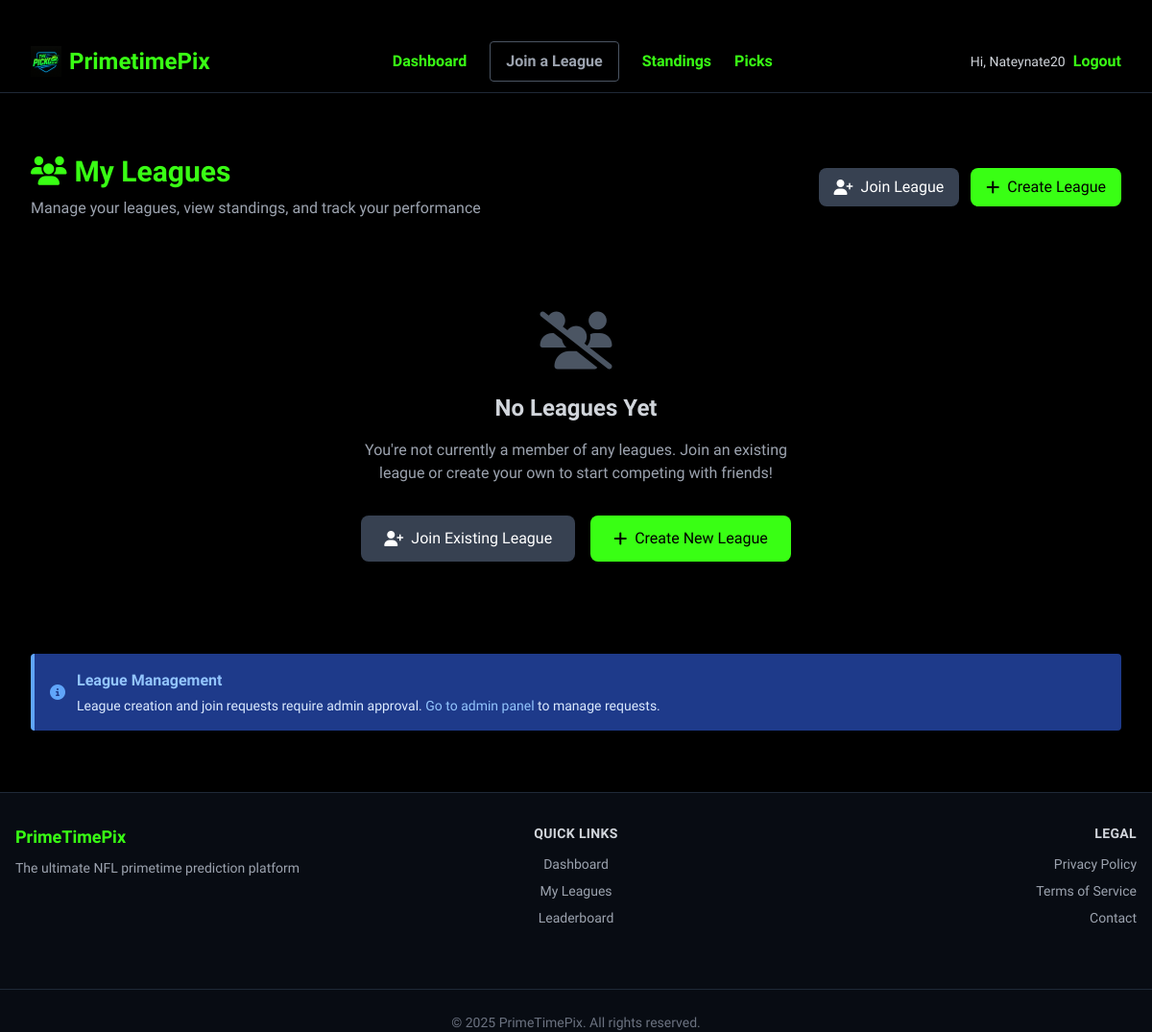
Before: /leagues/league/ (signed in) with the older database file.
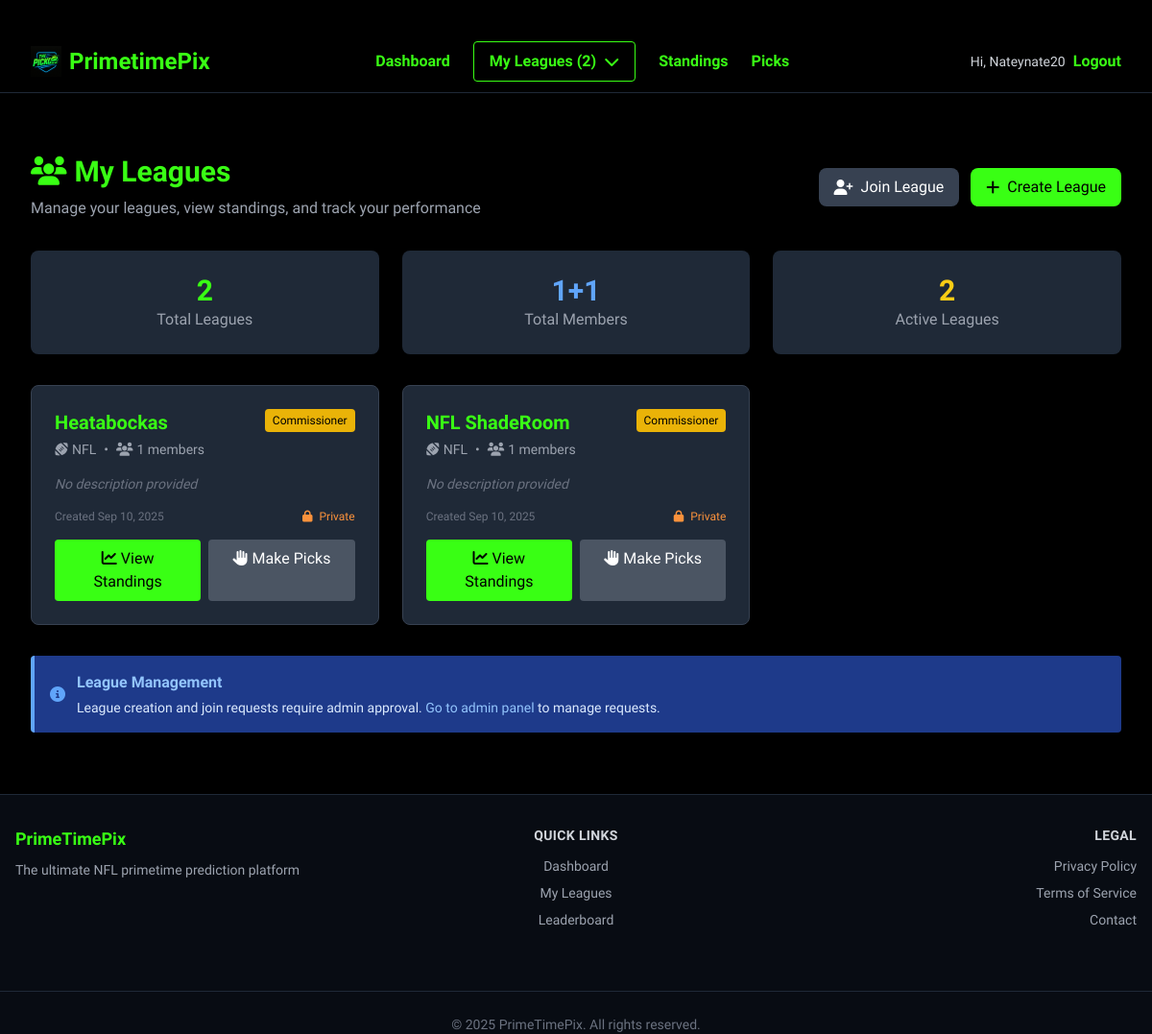
After: the same page with the newer database file.
### apps/leagues/models.py (models this page shows, shortened)
class League(models.Model):
    name = models.CharField(max_length=100)
    commissioner = models.ForeignKey(User, on_delete=models.CASCADE, related_name='leagues_owned')
    sport = models.CharField(max_length=10, choices=[('NFL', 'NFL'), ('NBA', 'NBA')], default='NFL')
    description = models.TextField(blank=True, null=True)
    created_at = models.DateTimeField(auto_now_add=True)
    is_private = models.BooleanField(default=True)
    is_approved = models.BooleanField(default=True)
    members = models.ManyToManyField(
        User,
        through='LeagueMembership',
        related_name='leagues'
    )
    class Meta:
        ordering = ['-created_at']

### apps/leagues/views.py (the view)
# urls.py: path('league/', views.select_league, name='league_detail_no_id'),
@login_required
def select_league(request):
    leagues = League.objects.filter(
        members=request.user
    ).annotate(
        member_count=Count('members')
    ).select_related('commissioner')  # Optional: optimize commissioner queries
    context = {
        'leagues': leagues,
    }
    return render(request, 'select_league.html', context)

### apps/picks/context_processors.py (called while the page is built)
def user_leagues(request):
    if request.user.is_authenticated:
        leagues = League.objects.filter(is_approved=True, members=request.user)
        return {'user_leagues': leagues}
    return {'user_leagues': []}

### apps/leagues/templates/select_league.html (shortened to what this page needs)
{% extends 'nflpix/base.html' %}
{% block content %}
<div class="max-w-7xl mx-auto px-4 py-8">
    <div class="flex justify-between items-center mb-8">
        <div>
            <h1 class="text-3xl font-bold text-neon mb-2">
                <i class="fas fa-users mr-2"></i>My Leagues
            </h1>
            <p class="text-gray-400">Manage your leagues, view standings, and track your performance</p>
        </div>
        <div class="flex gap-3">
            <a href="{% url 'request_join_league' %}" class="bg-gray-700 hover:bg-gray-600 text-white px-4 py-2 rounded-lg font-medium transition-colors flex items-center">
                <i class="fas fa-user-plus mr-2"></i>Join League
            </a>
            <a href="{% url 'league_create_request' %}" class="bg-neon hover:bg-green-400 text-black px-4 py-2 rounded-lg font-medium transition-colors flex items-center">
                <i class="fas fa-plus mr-2"></i>Create League
            </a>
        </div>
    </div>
    {% if leagues %}
        <div class="grid grid-cols-1 md:grid-cols-3 gap-6 mb-8">
            <div class="bg-gray-800 rounded-lg p-6 text-center">
                <div class="text-3xl font-bold text-neon">{{ leagues.count }}</div>
                <div class="text-gray-400">Total Leagues</div>
            </div>
            <div class="bg-gray-800 rounded-lg p-6 text-center">
                <div class="text-3xl font-bold text-blue-400">
                    {% for league in leagues %}{{ league.member_count|add:0 }}{% if not forloop.last %}+{% endif %}{% endfor %}
                </div>
                <div class="text-gray-400">Total Members</div>
            </div>
            <div class="bg-gray-800 rounded-lg p-6 text-center">
                <div class="text-3xl font-bold text-yellow-400">
                    {{ leagues|length }}
                </div>
                <div class="text-gray-400">Active Leagues</div>
            </div>
        </div>
        <div class="grid grid-cols-1 md:grid-cols-2 lg:grid-cols-3 gap-6">
            {% for league in leagues %}
                <div class="bg-gray-800 rounded-lg p-6 hover:bg-gray-750 transition-colors border border-gray-700 hover:border-neon">
                    <div class="flex items-start justify-between mb-4">
                        <div>
                            <h3 class="text-xl font-bold text-neon mb-1">{{ league.name }}</h3>
                            <div class="flex items-center text-sm text-gray-400">
                                <i class="fas fa-football-ball mr-1"></i>
                                <span>{{ league.sport }}</span>
                                <span class="mx-2">•</span>
                                <i class="fas fa-users mr-1"></i>
                                <span>{{ league.member_count }} members</span>
                            </div>
                        </div>
                        {% if league.commissioner == user %}
                            <span class="bg-yellow-500 text-black text-xs px-2 py-1 rounded font-medium">
                                Commissioner
                            </span>
                        {% endif %}
                    </div>
                    {% if league.description %}
                        <p class="text-gray-300 text-sm mb-4 line-clamp-2">{{ league.description }}</p>
                    {% else %}
                        <p class="text-gray-500 text-sm mb-4 italic">No description provided</p>
                    {% endif %}
                    <div class="flex items-center justify-between text-xs text-gray-500 mb-4">
                        <span>Created {{ league.created_at|date:"M j, Y" }}</span>
                        <span class="{% if league.is_private %}text-orange-400{% else %}text-green-400{% endif %}">
                            <i class="fas {% if league.is_private %}fa-lock{% else %}fa-globe{% endif %} mr-1"></i>
                            {% if league.is_private %}Private{% else %}Public{% endif %}
                        </span>
                    </div>
                    <div class="flex gap-2">
                        <a href="{% url 'league_detail' league.id %}"
                           class="flex-1 bg-neon hover:bg-green-400 text-black text-center py-2 px-3 rounded font-medium transition-colors">
                            <i class="fas fa-chart-line mr-1"></i>View Standings
                        </a>
                        <a href="{% url 'schedule' %}?league={{ league.id }}"
                           class="flex-1 bg-gray-600 hover:bg-gray-500 text-white text-center py-2 px-3 rounded font-medium transition-colors">
                            <i class="fas fa-hand-paper mr-1"></i>Make Picks
                        </a>
                    </div>
                </div>
            {% endfor %}
        </div>
    {% else %}
        <div class="text-center py-16">
            <div class="max-w-md mx-auto">
                <div class="mb-6">
                    <i class="fas fa-users-slash text-6xl text-gray-600"></i>
                </div>
                <h3 class="text-2xl font-bold text-gray-300 mb-4">No Leagues Yet</h3>
                <p class="text-gray-400 mb-8">
                    You're not currently a member of any leagues. Join an existing league or create your own to start competing with friends!
                </p>
                <div class="flex flex-col sm:flex-row gap-4 justify-center">
                    <a href="{% url 'request_join_league' %}"
                       class="bg-gray-700 hover:bg-gray-600 text-white px-6 py-3 rounded-lg font-medium transition-colors flex items-center justify-center">
                        <i class="fas fa-user-plus mr-2"></i>Join Existing League
                    </a>
                    <a href="{% url 'league_create_request' %}"
                       class="bg-neon hover:bg-green-400 text-black px-6 py-3 rounded-lg font-medium transition-colors flex items-center justify-center">
                        <i class="fas fa-plus mr-2"></i>Create New League
                    </a>
                </div>
            </div>
        </div>
    {% endif %}
    <div class="mt-8 bg-blue-900 border-l-4 border-blue-400 p-4 rounded">
        <div class="flex items-center">
            <i class="fas fa-info-circle text-blue-400 mr-3"></i>
            <div>
                <h4 class="font-semibold text-blue-300">League Management</h4>
                <p class="text-blue-100 text-sm mt-1">
                    League creation and join requests require admin approval.
                    {% if user.is_staff %}
                        <a href="{% url 'admin:index' %}" class="text-blue-300 hover:underline">Go to admin panel</a> to manage requests.
                    {% else %}
                        You'll be notified when your requests are approved.
                    {% endif %}
                </p>
            </div>
        </div>
    </div>
</div>
{% endblock %}

### primetimepix/templates/nflpix/base.html (shortened to what this page needs)
{% load static %}
<!DOCTYPE html>
<html lang="en" class="h-full">
<head>
  <link rel="stylesheet" href="https://cdnjs.cloudflare.com/ajax/libs/font-awesome/6.4.0/css/all.min.css"
>
  <link rel="stylesheet" href="{% static 'css/style.css' %}">
</head>
<body class="bg-black text-white font-orbitron min-h-screen flex flex-col antialiased">
  <header role="banner">
    {% include 'nflpix/navbar.html' %}
  </header>
  <main id="main-content" class="flex-1 pt-8" role="main">
    <div class="max-w-7xl mx-auto px-4 pb-8">
      {% block content %}{% endblock %}
    </div>
  </main>
  <footer class="bg-gray-900/50 border-t border-gray-800 mt-auto backdrop-blur-sm" role="contentinfo">
    <div class="max-w-7xl mx-auto px-4 py-8 grid grid-cols-1 md:grid-cols-3 gap-8">
      <div class="text-center md:text-left">
        <h3 class="text-lg font-bold text-neon mb-2">PrimeTimePix</h3>
        <p class="text-gray-400 text-sm">The ultimate NFL primetime prediction platform</p>
      </div>
      <div class="text-center">
        <h4 class="text-sm font-semibold text-gray-300 mb-3 uppercase tracking-wide">Quick Links</h4>
        <nav class="space-y-2">
          {% if user.is_authenticated %}
            <a href="/users/dashboard/" class="block text-gray-400 hover:text-neon transition-colors text-sm">Dashboard</a>
            <a href="/leagues/league/" class="block text-gray-400 hover:text-neon transition-colors text-sm">My Leagues</a>
          {% else %}
            <a href="/users/login_user/" class="block text-gray-400 hover:text-neon transition-colors text-sm">Login</a>
            <a href="/users/register_user/" class="block text-gray-400 hover:text-neon transition-colors text-sm">Register</a>
          {% endif %}
          <a href="#" class="block text-gray-400 hover:text-neon transition-colors text-sm">Leaderboard</a>
        </nav>
      </div>
      <div class="text-center md:text-right">
        <h4 class="text-sm font-semibold text-gray-300 mb-3 uppercase tracking-wide">Legal</h4>
        <nav class="space-y-2">
          <a href="#" class="block text-gray-400 hover:text-neon transition-colors text-sm">Privacy Policy</a>
          <a href="#" class="block text-gray-400 hover:text-neon transition-colors text-sm">Terms of Service</a>
          <a href="mailto:support@primetimepix.com" class="block text-gray-400 hover:text-neon transition-colors text-sm">Contact</a>
        </nav>
      </div>
    </div>
    <div class="border-t border-gray-800 mt-8 pt-6 text-center">
      <p class="text-gray-500 text-sm">&copy; {% now "Y" %} PrimeTimePix. All rights reserved.</p>
    </div>
  </footer>
</body>
</html>

### primetimepix/templates/nflpix/navbar.html (shortened to what this page needs)
{% load static %}
<nav class="bg-black border-b border-gray-800">
  <div class="max-w-7xl mx-auto px-4 sm:px-6 lg:px-8">
    <div class="flex justify-between items-center h-16">
      <a href="{% url 'landing_page' %}" class="flex items-center space-x-2">
        <img src="{% static 'img/pickemlogo.png' %}" alt="PrimetimePix Logo" class="h-8 w-auto">
        <span class="text-neon font-bold text-2xl font-orbitron">PrimetimePix</span>
      </a>
      <div class="hidden md:flex items-center space-x-6">
        <a href="{% url 'dashboard' %}" class="nav-link">Dashboard</a>
        {% if user.is_authenticated %}
          {% if user_leagues %}
            <div class="relative group">
              <button class="nav-link border border-neon text-neon px-4 py-2 rounded hover:bg-neon hover:text-black transition flex items-center">
                My Leagues ({{ user_leagues|length }})
                <i class="fas fa-chevron-down ml-2"></i>
              </button>
            </div>
          {% else %}
            <a href="{% url 'league_detail_no_id' %}" class="nav-link border border-gray-600 text-gray-400 px-4 py-2 rounded hover:border-neon hover:text-neon transition">
              Join a League
            </a>
          {% endif %}
        {% endif %}
        <a href="{% url 'standings' %}" class="nav-link">Standings</a>
        <a href="{% url 'schedule' %}" class="nav-link">Picks</a>
      </div>
      <div class="hidden md:flex items-center ml-4">
        {% if user.is_authenticated %}
          <span class="text-gray-300 text-sm">Hi, {{ user.username }}</span>
          <a href="{% url 'logout' %}" class="ml-2 nav-link">Logout</a>
        {% else %}
          <a href="{% url 'login' %}" class="nav-link">Login</a>
          <a href="{% url 'signup' %}" class="nav-link">Sign Up</a>
        {% endif %}
      </div>
    </div>
  </div>
</nav>

### primetimepix/static/css/style.css (style rules this page uses)
body { font-family: 'Orbitron', sans-serif; background-color: #000; color: #f0f0f0; padding-top: 32px; }
.nav-link { color: #39ff14; font-weight: 600; transition: all 0.2s ease-in-out; }

Changed rows visible on the page:
added League: member_count|add "1", name "Heatabockas", sport "NFL", member_count "1", shows "Commissioner", shows "No description provided", created_at "Sep 10, 2025", is_private True (drawn)
added League: member_count|add "1", name "NFL ShadeRoom", sport "NFL", member_count "1", shows "Commissioner", shows "No description provided", created_at "Sep 10, 2025", is_private True (drawn)
Other visible differences:
{{ user_leagues|length }}: (not shown) → "2"
{{ leagues.count }}: (not shown) → "2"
{{ leagues|length }}: (not shown) → "2"
text no longer shown: "Join a League No Leagues Yet You're not currently a member of any leagues. Join an existing league or create your own to start competing with friends! Join Existing League Create New League"
text now shown: "My Leagues ( ) Total Leagues Total Members Active Leagues"
